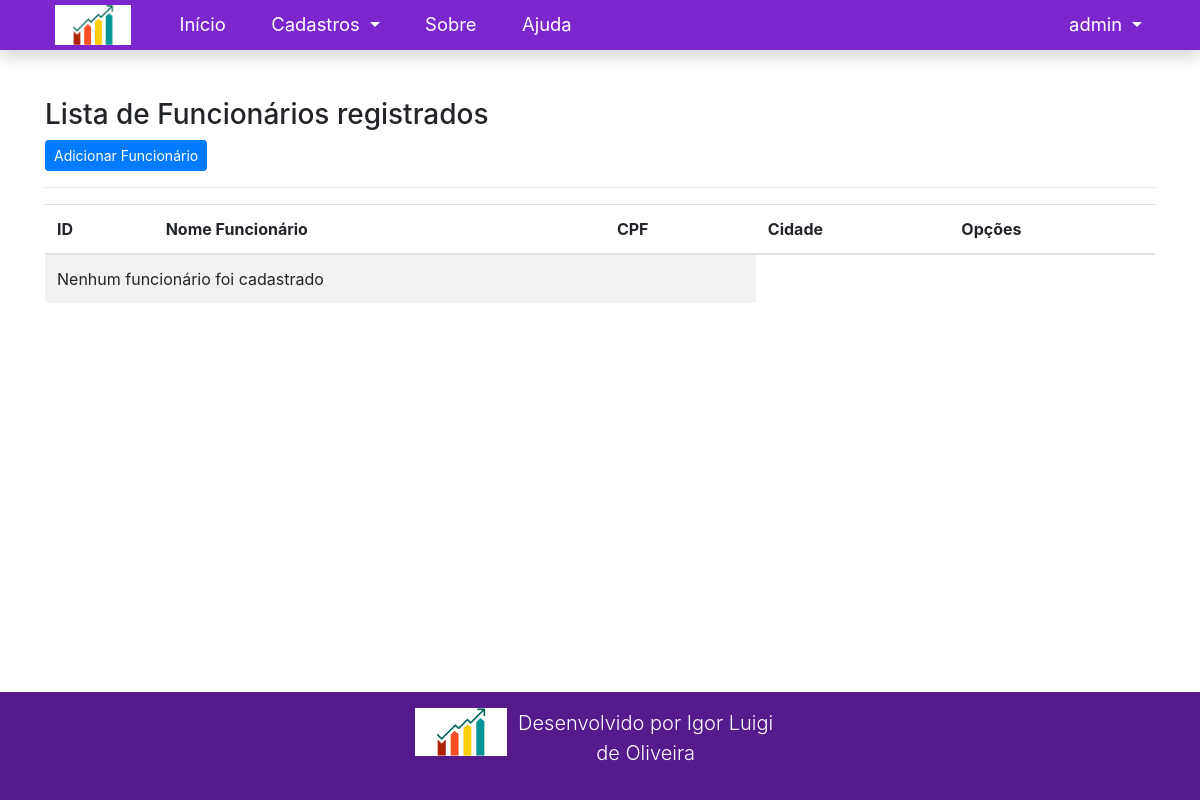
The app's page /listar/funcionario/ (signed in), older data.
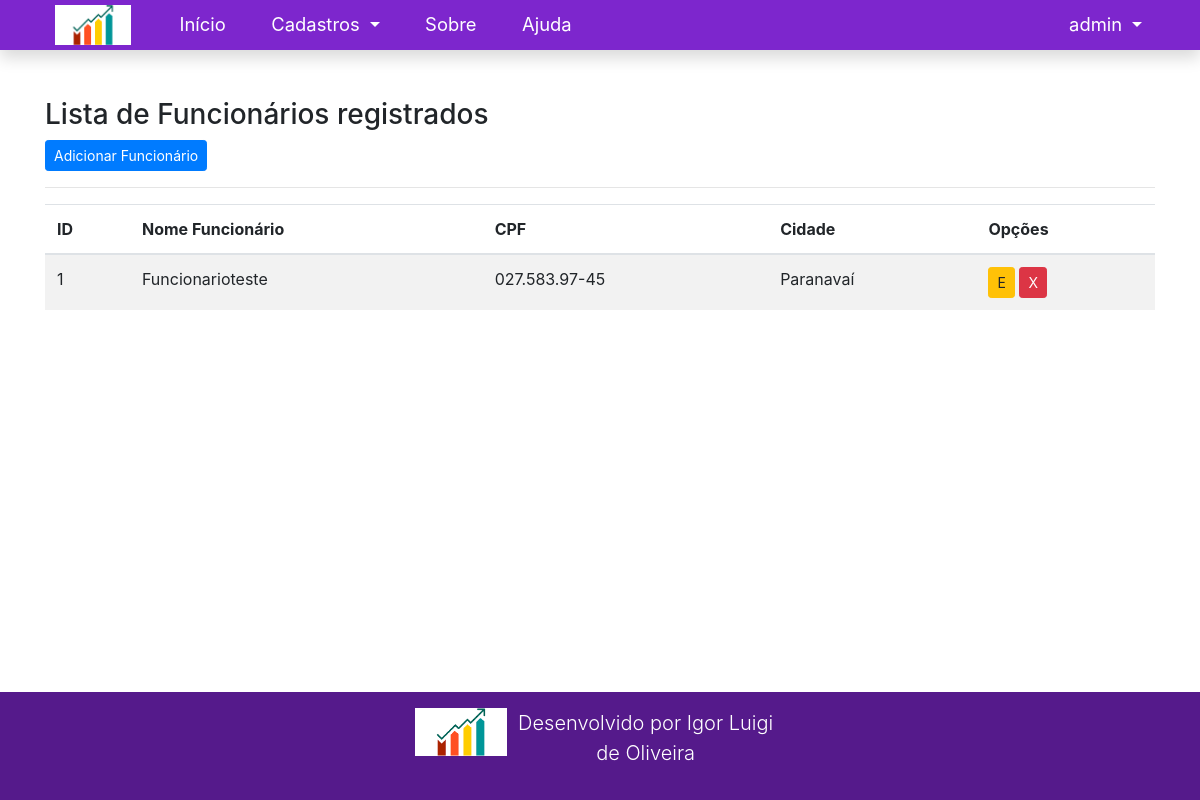
The same page, newer data.
### cadastros/models.py (models this page shows, shortened)
class Funcionario(models.Model):
    nomefuncionario = models.CharField(max_length=50, verbose_name="Funcionário")
    cpf = models.CharField(max_length=14, verbose_name="CPF")
    rg = models.CharField(max_length=12, verbose_name="RG")
    email = models.CharField(max_length=100, verbose_name="Email")
    telefone = models.CharField(max_length=12, verbose_name="Telefone")
    endereco = models.CharField(max_length=100, verbose_name="Endereço")
    datacadastro = models.DateField(verbose_name="Data de Cadastro")
    status = models.CharField(max_length=1, verbose_name="Status")
    cidade = models.ForeignKey(Cidade, on_delete=models.PROTECT)

class Cidade(models.Model):
    nomecidade = models.CharField(max_length=50, verbose_name="Cidade")
    estado = models.ForeignKey(Estado, on_delete=models.PROTECT)

### cadastros/views.py (the view)
# urls.py: path('listar/funcionario/', FuncionarioList.as_view(), name='listar-funcionarios'),
class FuncionarioList(GroupRequiredMixin, LoginRequiredMixin, ListView):
    login_url = reverse_lazy('login')
    group_required = [u"Administrador"]
    model = Funcionario
    template_name = 'cadastros/listar/funcionario.html'

### cadastros/templates/cadastros/listar/funcionario.html (shortened to what this page needs)
{% extends 'paginas/modelo.html' %}
{% load static %}
{% block conteudo %}
<h3>Lista de Funcionários registrados</h3>
<a href="{% url 'cadastrar-funcionario' %}" class="btn btn-primary btn-sm">Adicionar Funcionário</a>
<hr>
<div class="table-responsive">
    <table class="table table-striped" id="tabela-funcionario">
        <thead>
            <tr>
                <th>ID</th>
                <th>Nome Funcionário</th>
                <th>CPF</th>
                <th>Cidade</th>
                <th>Opções</th>
            </tr>
        </thead>
        <tbody>
            {% for funcionario in object_list %}
            <tr>
                <td>{{ funcionario.pk }}</td>
                <td>{{ funcionario.nomefuncionario }}</td>
                <td>{{ funcionario.cpf }}</td>
                <td>{{ funcionario.cidade.nomecidade }}</td>
                <td>
                    <a href="{% url 'editar-funcionario' funcionario.pk %}" class="btn btn-warning btn-sm" title="Editar">E</a>
                    <a href="{% url 'excluir-funcionario' funcionario.pk %}" class="btn btn-danger btn-sm" title="Excluir">X</a>
                </td>
            </tr>
            {% empty %}
            <tr>
                <td colspan="3">Nenhum funcionário foi cadastrado</td>
            </tr>
            {% endfor %}
        </tbody>
    </table>
</div>
{% endblock %}

Row changes from the older to the newer data that the page shows:
added Funcionario: pk "1", nomefuncionario "Funcionarioteste", cpf "027.583.97-45", cidade.nomecidade "Paranavaí"
Text that changed along with them:
text no longer shown: "Nenhum funcionário foi cadastrado"
